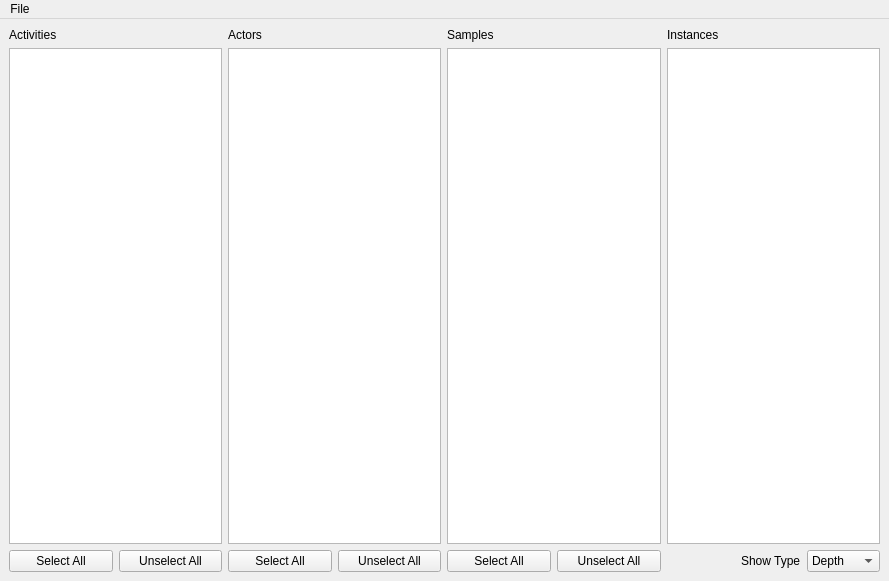
<?xml version="1.0" encoding="UTF-8"?>
<ui version="4.0">
 <class>DatasetBrowser</class>
 <widget class="QMainWindow" name="DatasetBrowser">
  <property name="geometry">
   <rect>
    <x>0</x>
    <y>0</y>
    <width>889</width>
    <height>581</height>
   </rect>
  </property>
  <property name="windowTitle">
   <string>Dataset Browser</string>
  </property>
  <widget class="QWidget" name="centralwidget">
   <layout class="QVBoxLayout" name="verticalLayout_5">
    <item>
     <layout class="QHBoxLayout" name="horizontalLayout_6">
      <item>
       <layout class="QVBoxLayout" name="verticalLayout">
        <item>
         <widget class="QLabel" name="label_2">
          <property name="text">
           <string>Activities</string>
          </property>
         </widget>
        </item>
        <item>
         <widget class="QListWidget" name="listActivities"/>
        </item>
        <item>
         <layout class="QHBoxLayout" name="horizontalLayout_2">
          <item>
           <widget class="QPushButton" name="btnSelectAllActivities">
            <property name="text">
             <string>Select All</string>
            </property>
           </widget>
          </item>
          <item>
           <widget class="QPushButton" name="btnUnselectAllActivities">
            <property name="text">
             <string>Unselect All</string>
            </property>
           </widget>
          </item>
         </layout>
        </item>
       </layout>
      </item>
      <item>
       <layout class="QVBoxLayout" name="verticalLayout_2">
        <item>
         <widget class="QLabel" name="label_3">
          <property name="text">
           <string>Actors</string>
          </property>
         </widget>
        </item>
        <item>
         <widget class="QListWidget" name="listActors"/>
        </item>
        <item>
         <layout class="QHBoxLayout" name="horizontalLayout_3">
          <item>
           <widget class="QPushButton" name="btnSelectAllActors">
            <property name="text">
             <string>Select All</string>
            </property>
           </widget>
          </item>
          <item>
           <widget class="QPushButton" name="btnUnselectAllActors">
            <property name="text">
             <string>Unselect All</string>
            </property>
           </widget>
          </item>
         </layout>
        </item>
       </layout>
      </item>
      <item>
       <layout class="QVBoxLayout" name="verticalLayout_3">
        <item>
         <widget class="QLabel" name="label_4">
          <property name="text">
           <string>Samples</string>
          </property>
         </widget>
        </item>
        <item>
         <widget class="QListWidget" name="listSamples"/>
        </item>
        <item>
         <layout class="QHBoxLayout" name="horizontalLayout_4">
          <item>
           <widget class="QPushButton" name="btnSelectAllSamples">
            <property name="text">
             <string>Select All</string>
            </property>
           </widget>
          </item>
          <item>
           <widget class="QPushButton" name="btnUnselectAllSamples">
            <property name="text">
             <string>Unselect All</string>
            </property>
           </widget>
          </item>
         </layout>
        </item>
       </layout>
      </item>
      <item>
       <layout class="QVBoxLayout" name="verticalLayout_4">
        <item>
         <widget class="QLabel" name="label_5">
          <property name="text">
           <string>Instances</string>
          </property>
         </widget>
        </item>
        <item>
         <widget class="QListWidget" name="listInstances">
          <property name="dragEnabled">
           <bool>true</bool>
          </property>
          <property name="dragDropMode">
           <enum>QAbstractItemView::DragOnly</enum>
          </property>
         </widget>
        </item>
        <item>
         <layout class="QHBoxLayout" name="horizontalLayout_5">
          <item>
           <spacer name="horizontalSpacer_2">
            <property name="orientation">
             <enum>Qt::Horizontal</enum>
            </property>
            <property name="sizeHint" stdset="0">
             <size>
              <width>40</width>
              <height>20</height>
             </size>
            </property>
           </spacer>
          </item>
          <item>
           <widget class="QLabel" name="label_6">
            <property name="text">
             <string>Show Type</string>
            </property>
           </widget>
          </item>
          <item>
           <widget class="QComboBox" name="comboType">
            <item>
             <property name="text">
              <string>Depth</string>
             </property>
            </item>
            <item>
             <property name="text">
              <string>Color</string>
             </property>
            </item>
            <item>
             <property name="text">
              <string>Skeletal</string>
             </property>
            </item>
            <item>
             <property name="text">
              <string>User</string>
             </property>
            </item>
           </widget>
          </item>
         </layout>
        </item>
       </layout>
      </item>
     </layout>
    </item>
   </layout>
  </widget>
  <widget class="QMenuBar" name="menubar">
   <property name="geometry">
    <rect>
     <x>0</x>
     <y>0</y>
     <width>889</width>
     <height>26</height>
    </rect>
   </property>
   <widget class="QMenu" name="menuFile">
    <property name="title">
     <string>File</string>
    </property>
    <addaction name="separator"/>
    <addaction name="actionOpen_dataset"/>
    <addaction name="actionClose_dataset"/>
    <addaction name="separator"/>
    <addaction name="actionSettings"/>
    <addaction name="separator"/>
    <addaction name="actionQuit"/>
   </widget>
   <addaction name="menuFile"/>
  </widget>
  <action name="actionSettings">
   <property name="text">
    <string>Settings...</string>
   </property>
  </action>
  <action name="actionQuit">
   <property name="text">
    <string>Quit</string>
   </property>
   <property name="shortcut">
    <string>Ctrl+Q</string>
   </property>
  </action>
  <action name="actionOpen_dataset">
   <property name="text">
    <string>Open dataset...</string>
   </property>
   <property name="shortcut">
    <string>Ctrl+O</string>
   </property>
  </action>
  <action name="actionClose_dataset">
   <property name="text">
    <string>Close dataset</string>
   </property>
   <property name="shortcut">
    <string>Ctrl+C</string>
   </property>
  </action>
 </widget>
 <resources/>
 <connections>
  <connection>
   <sender>actionQuit</sender>
   <signal>triggered()</signal>
   <receiver>DatasetBrowser</receiver>
   <slot>close()</slot>
   <hints>
    <hint type="sourcelabel">
     <x>-1</x>
     <y>-1</y>
    </hint>
    <hint type="destinationlabel">
     <x>444</x>
     <y>290</y>
    </hint>
   </hints>
  </connection>
 </connections>
</ui>
